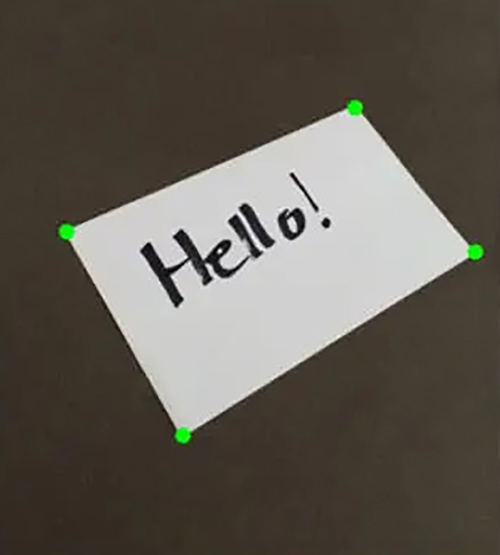
#> input picture image.jpg, 1000 x 1109 px (shown at 1/2 size)
$ python scan.py --WholeFoodReciet image.jpg
#> lines starting #> are read from the running program, lines starting #| are printed output that depends on the picture; after the words box and inside, x2 and y2 are one past the last pixel; in counts of white or black regions, pixels touching at a corner belong together
### transform.py
# import the necessary packages
import numpy as np
import cv2
def order_points(pts):
	# initialzie a list of coordinates that will be ordered
	# such that the first entry in the list is the top-left,
	# the second entry is the top-right, the third is the
	# bottom-right, and the fourth is the bottom-left
	rect = np.zeros((4, 2), dtype = "float32")
	# the top-left point will have the smallest sum, whereas
	# the bottom-right point will have the largest sum
	s = pts.sum(axis = 1)
	rect[0] = pts[np.argmin(s)]
	rect[2] = pts[np.argmax(s)]
	# now, compute the difference between the points, the
	# top-right point will have the smallest difference,
	# whereas the bottom-left will have the largest difference
	diff = np.diff(pts, axis = 1)
	rect[1] = pts[np.argmin(diff)]
	rect[3] = pts[np.argmax(diff)]
	# return the ordered coordinates

	return rect

### fourpointtransform.py
from transform import order_points
import numpy as np
import cv2
def four_point_transform(image, pts):
	# obtain a consistent order of the points and unpack them
	# individually
	rect = order_points(pts)
	(tl, tr, br, bl) = rect
	# compute the width of the new image, which will be the
	# maximum distance between bottom-right and bottom-left
	# x-coordiates or the top-right and top-left x-coordinates
	widthA = np.sqrt(((br[0] - bl[0]) ** 2) + ((br[1] - bl[1]) ** 2))
	widthB = np.sqrt(((tr[0] - tl[0]) ** 2) + ((tr[1] - tl[1]) ** 2))
	maxWidth = max(int(widthA), int(widthB))
	# compute the height of the new image, which will be the
	# maximum distance between the top-right and bottom-right
	# y-coordinates or the top-left and bottom-left y-coordinates
	heightA = np.sqrt(((tr[0] - br[0]) ** 2) + ((tr[1] - br[1]) ** 2))
	heightB = np.sqrt(((tl[0] - bl[0]) ** 2) + ((tl[1] - bl[1]) ** 2))
	maxHeight = max(int(heightA), int(heightB))
	# now that we have the dimensions of the new image, construct
	# the set of destination points to obtain a "birds eye view",
	# (i.e. top-down view) of the image, again specifying points
	# in the top-left, top-right, bottom-right, and bottom-left
	# order
	dst = np.array([
		[0, 0],
		[maxWidth - 1, 0],
		[maxWidth - 1, maxHeight - 1],
		[0, maxHeight - 1]], dtype = "float32")
	# compute the perspective transform matrix and then apply it
	M = cv2.getPerspectiveTransform(rect, dst)
	warped = cv2.warpPerspective(image, M, (maxWidth, maxHeight))
	# return the warped image
	return warped

### scan.py
# import the necessary packages
from fourpointtransform import four_point_transform
from skimage.filters import threshold_local
import numpy as np
import argparse
import cv2
import imutils
# construct the argument parser
ap = argparse.ArgumentParser()
ap.add_argument("-i", "--WholeFoodReciet", required=True, help="path to input image (WholeFoodReciet.jpg)")
args = vars(ap.parse_args())
# Get the image path from the command-line arguments using args["image"]
image_path = args["WholeFoodReciet"]

print("STEP 1: Start Edge Detection")
# Load the image
image = cv2.imread(image_path)
#> image is the input picture: shape (1109, 1000, 3); mean B, G, R 82.8, 91.7, 97
# Step 1: Edge Detection
# load the image and compute the ratio of the old height
# to the new height, clone it, and resize it
ratio = image.shape[0] / 500.0
#> ratio = 2.22
orig = image.copy()
image = imutils.resize(image, height = 500)
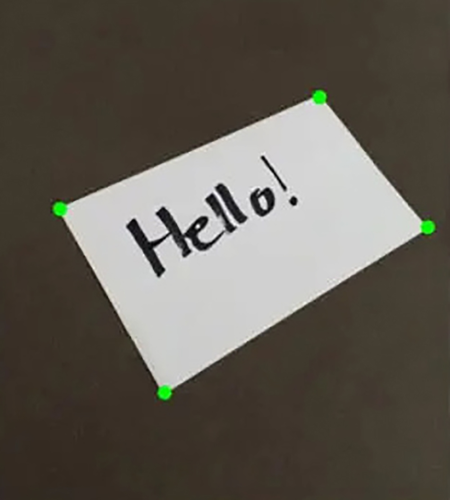
#> image: shape (500, 450, 3); mean B, G, R 82.8, 91.7, 96.9
# convert the image to grayscale, blur it, and find edges
# in the image
gray = cv2.cvtColor(image, cv2.COLOR_BGR2GRAY)
gray = cv2.GaussianBlur(gray, (5, 5), 0)
edged = cv2.Canny(gray, 75, 200)
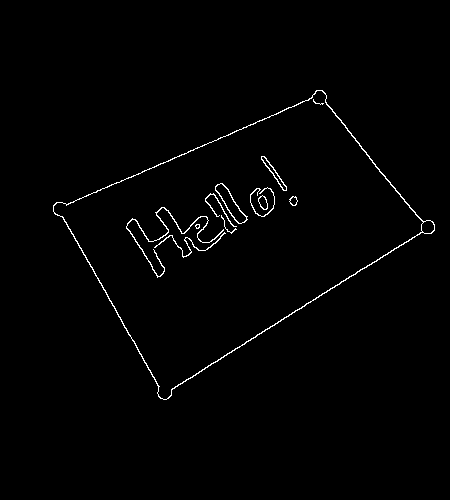
#> edged: shape (500, 450); 1.1% white in thin lines or dots, all inside (x1, y1, x2, y2) = (53, 90, 435, 400)
# show the original image and the edge detected image
print("STEP 1: Finish Edge Detection")
cv2.imshow("Image", image)
cv2.imshow("Edged", edged)
cv2.waitKey(0)
cv2.destroyAllWindows()

print("STEP 2: Start Find Contours")
# Step 2 : finding Contours
# find the contours in the edged image, keeping only the
# largest ones, and initialize the screen contour
cnts = cv2.findContours(edged.copy(), cv2.RETR_LIST, cv2.CHAIN_APPROX_SIMPLE)
#> cnts = 19 contours, 4 with area under 20; largest, box (x1, y1, x2, y2) and area: (53, 90, 435, 400) 57441, (53, 90, 424, 400) 56858, (215, 183, 248, 224) 449, (215, 183, 247, 224) 394, (261, 156, 287, 191) 169
cnts = imutils.grab_contours(cnts)
cnts = sorted(cnts, key = cv2.contourArea, reverse = True)[:5]
#> cnts = 5 contours; box (x1, y1, x2, y2) and area: (53, 90, 435, 400) 57441, (53, 90, 424, 400) 56858, (215, 183, 248, 224) 449, (215, 183, 247, 224) 394, (261, 156, 287, 191) 169

# loop over the contours
for c in cnts:
	# approximate the contour
	peri = cv2.arcLength(c, True)
	approx = cv2.approxPolyDP(c, 0.02 * peri, True)
	# if our approximated contour has four points, then we
	# can assume that we have found our screen
	if len(approx) == 4:
		screenCnt = approx
		break
#> this loop made 1 pass
#> (peri, screenCnt) on pass 1: (1101.4, [[322, 90], [53, 205], [160, 398], [434, 230]])
# show the contour (outline) of the piece of paper
cv2.drawContours(image, [screenCnt], -1, (0, 255, 0), 2)
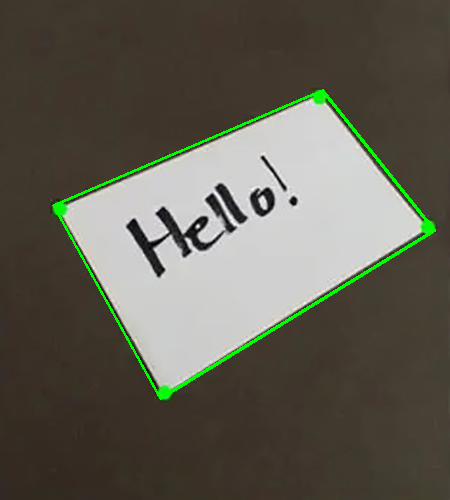
#> image: shape (500, 450, 3); 1.32% of pixels changed, all inside (x1, y1, x2, y2) = (52, 89, 436, 400)
cv2.imshow("Outline", image)
cv2.waitKey(0)
cv2.destroyAllWindows()
print("STEP 2: Finish Find Contours")
print("STEP 3: Start perspective transform")
# Step 3 : Apply a Perspective Transform and Threshold
# apply the four point transform to obtain a top-down
# view of the original image
warped = four_point_transform(orig, screenCnt.reshape(4, 2) * ratio)
#> in order_points, `s = pts.sum(axis = 1)`: s = [913.8, 572.2, 1237.6, 1472.8]
#> in order_points, `diff = np.diff(pts, axis = 1)`: diff = [-514.6, 337.1, 527.9, -452.5]
#> in four_point_transform, `rect = order_points(pts)`: rect = [[117.6, 454.7], [714.2, 199.6], [962.6, 510.1], [354.9, 882.8]]
#> in four_point_transform, `(tl, tr, br, bl) = rect`: tl = [117.6, 454.7]; tr = [714.2, 199.6]; br = [962.6, 510.1]; bl = [354.9, 882.8]
#> in four_point_transform, `widthA = np.sqrt(((br[0] - bl[0]) ** 2) + ((br[1] - bl[1]) ** 2))`: widthA = 712.9
#> in four_point_transform, `widthB = np.sqrt(((tr[0] - tl[0]) ** 2) + ((tr[1] - tl[1]) ** 2))`: widthB = 648.9
#> in four_point_transform, `maxWidth = max(int(widthA), int(widthB))`: maxWidth = 712
#> in four_point_transform, `heightA = np.sqrt(((tr[0] - br[0]) ** 2) + ((tr[1] - br[1]) ** 2))`: heightA = 397.7
#> in four_point_transform, `heightB = np.sqrt(((tl[0] - bl[0]) ** 2) + ((tl[1] - bl[1]) ** 2))`: heightB = 489.5
#> in four_point_transform, `maxHeight = max(int(heightA), int(heightB))`: maxHeight = 489
#> in four_point_transform, `dst = np.array([ [0, 0], [maxWidth - 1, 0], [maxWidth - 1, maxHeight -..`: dst = [[0, 0], [711, 0], [711, 488], [0, 488]]
#> in four_point_transform, `M = cv2.getPerspectiveTransform(rect, dst)`: M = [[0.926, -0.513, 124.6], [0.531, 1.24, -627], [-0.000185, 0.000468, 1]]
#> in four_point_transform, `warped = cv2.warpPerspective(image, M, (maxWidth, maxHeight))`:
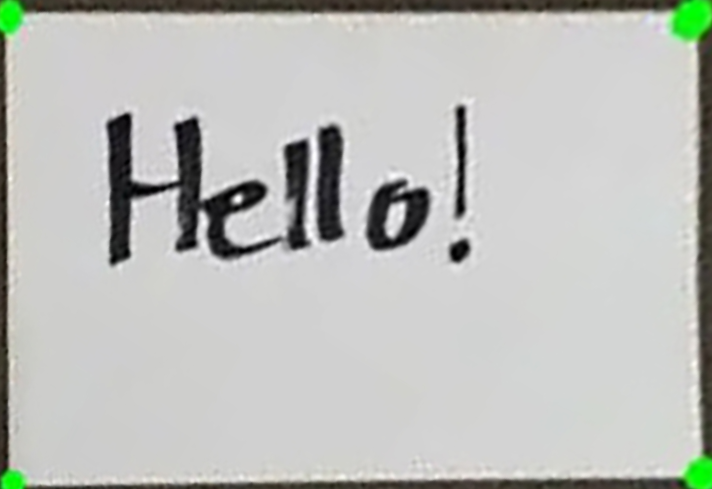
#> warped: shape (489, 712, 3); mean B, G, R 187.4, 191, 189.3
# convert the warped image to grayscale, then threshold it
# to give it that 'black and white' paper effect
warped = cv2.cvtColor(warped, cv2.COLOR_BGR2GRAY)
#> warped: shape (489, 712)
T = threshold_local(warped, 11, offset = 10, method = "gaussian")
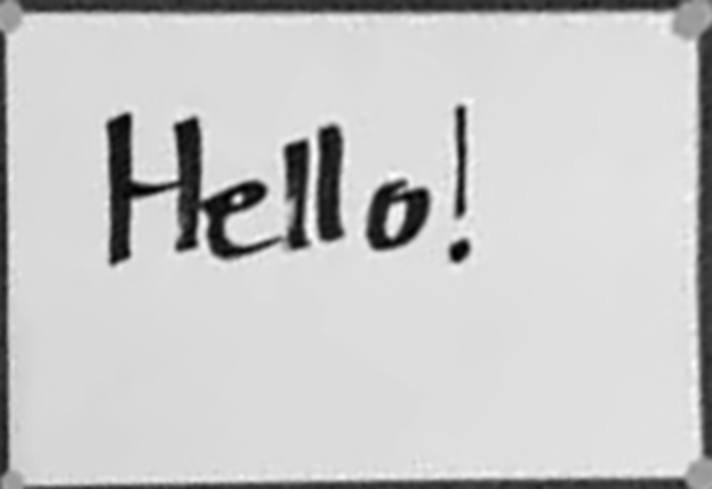
#> T: shape (489, 712) float64; min -3.91, max 230.9, mean 180.1; drawn with min black and max white
warped = (warped > T).astype("uint8") * 255
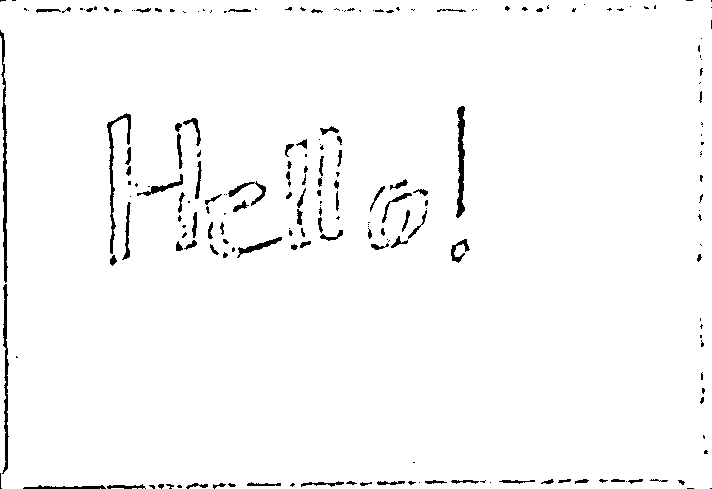
#> warped: shape (489, 712); 97.5% white; 210 black regions (117 under 20 px), largest, box (x1, y1, x2, y2) and area: (0, 30, 8, 283) 752, (456, 106, 465, 218) 605, (2, 284, 9, 474) 575
# show the original and scanned images
print("STEP 3: Finish perspective transform")
cv2.imshow("Original", imutils.resize(orig, height = 650))
cv2.imshow("Scanned", imutils.resize(warped, height = 650))
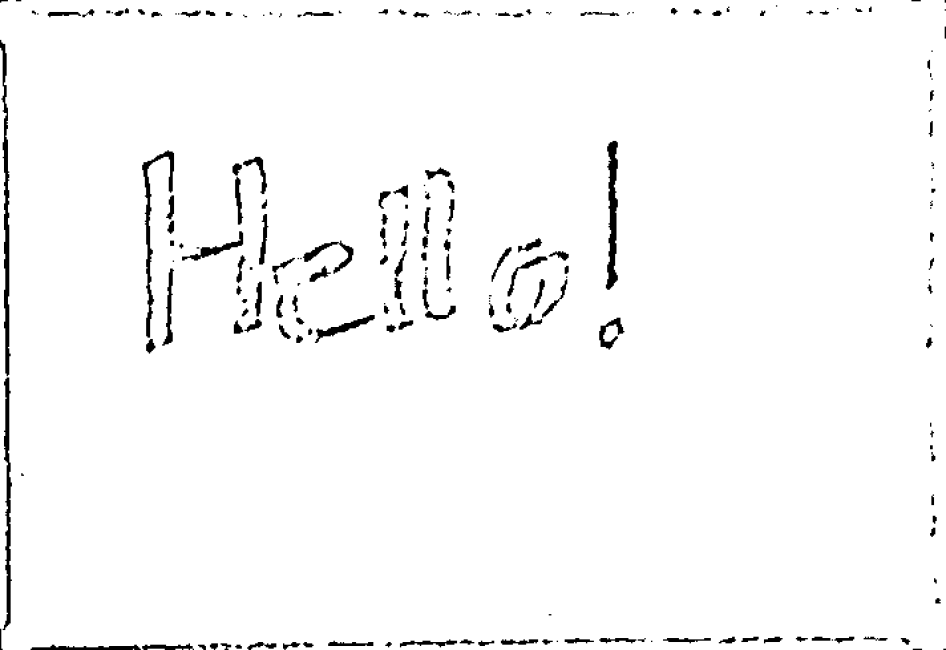
#> window 'Scanned': shape (650, 946); min 0, max 255, mean 248.7
cv2.waitKey(0)
# The Waikeys are for stopping the code in each steps , so you can use 0 on your keyboard for next step
